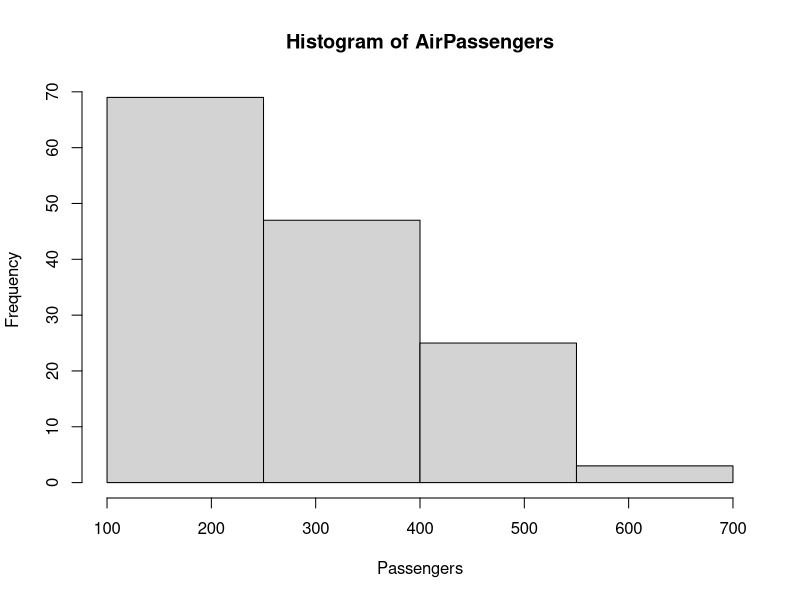

The R source for this figure:
data("AirPassengers")

hist(AirPassengers,
     breaks = seq(100, 700, by = 150),
     xlim = c(100, 700),
     main = "Histogram of AirPassengers",
     xlab = "Passengers",
     ylab = "Frequency")
